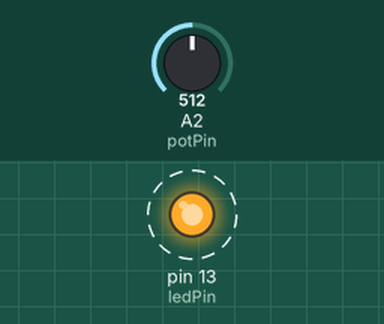
Bench run of a sketch on a simulated Arduino Uno, built with avr-gcc and run on an emulated ATmega328P. Shown: output pins drawn as LEDs (lit = HIGH). Dashed ring = blinking. Inputs (shaded band) come from the test bench; at power-on: A2 (potPin) = 512. What the sketch prints to the serial monitor is not drawn.

Above: at 0.5 s.
Timing chart, 0 to 4.6 s (numbered marks = the images above):
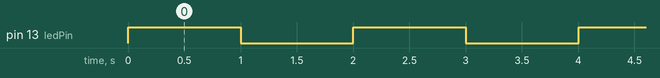

Measured:
- by itself, pin 13 (ledPin): alternates HIGH for 1.0 s and LOW for 1.0 s

The sketch:

sketch_sep17a.ino
```cpp
/* Analog Read to LED
 * ------------------
 *
 * turns on and off a light emitting diode(LED) connected to digital
 * pin 13. The amount of time the LED will be on and off depends on
 * the value obtained by analogRead(). In the easiest case we connect
 * a potentiometer to analog pin 2.
 *
 * Created 1 December 2005
 * copyleft 2005 DojoDave <http://www.0j0.org>
 * http://arduino.berlios.de
 *
 */

int potPin = 2;    // select the input pin for the potentiometer
int ledPin = 13;   // select the pin for the LED
double val = 0;       // variable to store the value coming from the sensor
double angle = 0;

void setup() {
  pinMode(ledPin, OUTPUT);  // declare the ledPin as an OUTPUT
  Serial.begin(9600);      // open the serial port at 9600 bps:
}

void loop() {
  val = analogRead(potPin);    // read the value from the sensor
  Serial.print("Potentiomter value: ");
  Serial.print(val);
  Serial.print("\n");

  if( val >= 512)              // normalizing the potentiometer value to get the angle
     {  val = val - 512 ;
        angle = val/511;
        angle = angle * 90 ;
        Serial.print("angle: ");
        Serial.print(angle);
      }
  else
    {
       val = 512 - val;
       angle = val/512;
       angle = - angle;
       angle = angle * 90;
       Serial.print("angle: ");
       Serial.print(angle);
    }
  digitalWrite(ledPin, HIGH);  // turn the ledPin on
  delay(1000);                  // stop the program for some time

  digitalWrite(ledPin, LOW);   // turn the ledPin off
  delay(1000);                  // stop the program for some time
  Serial.print("\n");
}
```
